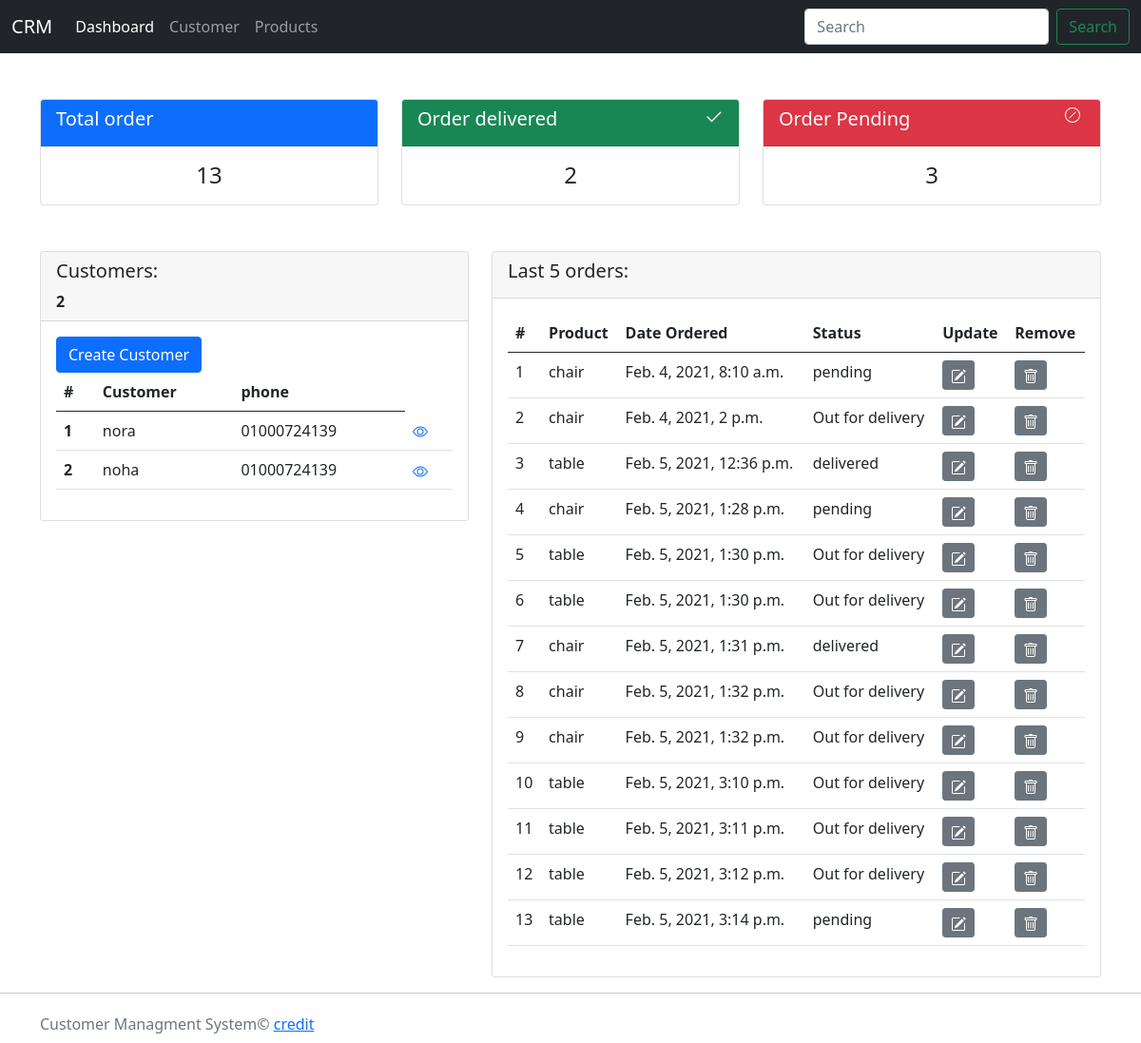
Before: / with the older database file.
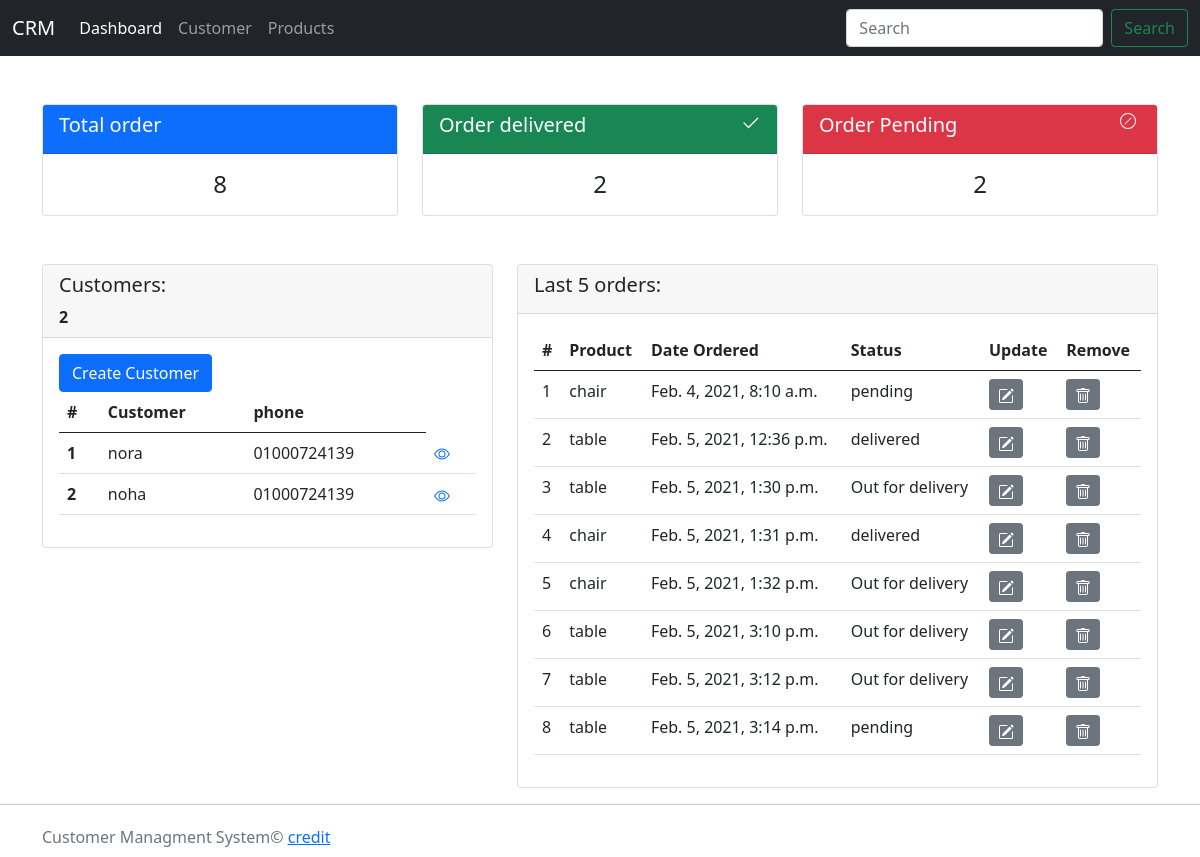
After: the same page with the newer database file.
### accounts/models.py (models this page shows, shortened)
class Customer(models.Model):
    name = models.CharField(max_length=200, null=True)
    phone = models.CharField(max_length=200, null=True)
    email = models.CharField(max_length=200, null=True)
    date_created = models.DateTimeField(auto_now_add=True, null=True)

class Order(models.Model):
    STATUS = (
        ('pending', 'pending'),
        ('Out for delivery', 'Out for delivery'),
        ('delivered', 'delivered'),
    )
    customer = models.ForeignKey(
        Customer, null=True, on_delete=models.SET_NULL)
    product = models.ForeignKey(Product, null=True, on_delete=models.SET_NULL)
    status = models.CharField(max_length=200, null=True, choices=STATUS)
    date_created = models.DateTimeField(auto_now_add=True, null=True)

class Product(models.Model):
    CATEGORY = (
        ('Indoor', 'Indoor'),
        ('Out door', 'Out door'),
    )
    name = models.CharField(max_length=200, null=True)
    price = models.FloatField(null=True)
    category = models.CharField(max_length=200, null=True, choices=CATEGORY)
    description = models.CharField(max_length=200, null=True, blank=True)
    tags = models.ManyToManyField(Tag)
    date_created = models.DateTimeField(auto_now_add=True, null=True)
    def __str__(self):
        return self.name

### accounts/views.py (the view)
# urls.py: path('', home, name='home'),
def home(request):
    orders = Order.objects.all()
    customers = Customer.objects.all()
    total_customers = customers.count()
    total_orders = orders.count()
    delivered = orders.filter(status='delivered').count()
    pending = orders.filter(status='pending').count()
    print(pending)
    context = {
        'orders': orders,
        'customers': customers,
        'total_customers': total_customers,
        'total_orders': total_orders,
        'delivered': delivered,
        'pending': pending
    }
    print(pending)
    return render(request, 'accounts/dashboard.html', context)

### accounts/templates/accounts/dashboard.html (shortened to what this page needs)
{%extends 'accounts/main.html'%}
{%block content%}
{% include 'accounts/status.html'%}
<div class="container mt-5">
    <div class="row">
        <div class="col-md-5">
            <div class="card">
                <div class="card-header">
                    <h5>Customers:</h5>
                    <strong> {{total_customers}}</strong>
                </div>
                <div class="card-body">
                    <a class="btn btn-primary" href="">Create Customer</a>
                    <table class="table">
                        <thead>
                            <tr>
                                <th scope="col">#</th>
                                <th scope="col">Customer</th>
                                <th scope="col">phone</th>
                            </tr>
                        </thead>
                        <tbody>
                            {%for c in customers %}
                            <tr>
                                <th scope="row">{{c.id}}</th>
                                <td>{{c.name}}</td>
                                <td>{{c.phone}}</td>
                                <td>
                                    <a href="{%url 'customer' c.id%}">
                                    </a>
                                </td>
                            </tr>
                            {%endfor%}
                        </tbody>
                    </table>
                </div>
            </div>
        </div>
        <div class="col-md-7">
            <div class="card">
                <div class="card-header">
                    <h5>Last 5 orders:</h5>
                </div>
                <div class="card-body">
                    <table class="table">
                        <thead>
                            <tr>
                                <th scope="col">#</th>
                                <th scope="col">Product</th>
                                <th scope="col">Date Ordered </th>
                                <th scope="col">Status</th>
                                <th scope="col">Update </th>
                                <th scope="col">Remove</th>
                            </tr>
                        </thead>
                        <tbody>
                            {%for order in orders %}
                            <tr>
                                <td scope="row">{{forloop.counter}}</td>
                                <td>{{order.product}}</td>
                                <td>{{order.date_created}}</td>
                                <td>{{order.status}}</td>
                                <td>
                                    <a class="btn btn-sm btn-secondary" href="{%url 'update_order' order.id%}">
                                    </a>
                                </td>
                                <td>
                                    <a class="btn btn-sm btn-secondary" href="{% url 'delete_order' order.id %}">
                                    </a>
                                </td>
                            </tr>
                            {%endfor%}
                        </tbody>
                    </table>
                </div>
            </div>
        </div>
    </div>
</div>
{%endblock%}

### accounts/templates/accounts/main.html (shortened to what this page needs)
<!DOCTYPE html>
<html lang="en">
<head>
    <link href="https://cdn.jsdelivr.net/npm/bootstrap@5.0.0-beta1/dist/css/bootstrap.min.css" rel="stylesheet"
>
</head>
<body>
    {% include 'accounts/navbar.html'%}
    {%block content%}
    {%endblock%}
    <hr>
    <footer class="text-muted py-1">
        <div class="container">
            <p class="mb-1">Customer Managment System&copy; <a
                    href="https://www.youtube.com/playlist?list=PL-51WBLyFTg2vW-_6XBoUpE7vpmoR3ztO">credit</a> </p>
        </div>
    </footer>
</body>
</html>

### accounts/templates/accounts/navbar.html (shortened to what this page needs)
<nav class="navbar navbar-expand-lg navbar-dark bg-dark">
    <div class="container-fluid">
        <a class="navbar-brand" href="{% url 'home'%}">CRM</a>
        <div class="collapse navbar-collapse" id="navbarSupportedContent">
            <ul class="navbar-nav me-auto mb-2 mb-lg-0">
                <li class="nav-item">
                    <a class="nav-link active" aria-current="page" href="{% url 'home'%}">Dashboard</a>
                </li>
                <li class="nav-item">
                    <a class="nav-link" href="{%url 'my_view'%}">Customer</a>
                </li>
                <li class="nav-item">
                    <a class="nav-link" href="{% url 'products' %}">Products</a>
                </li>
            </ul>
            <form class="d-flex">
                <input class="form-control me-2" type="search" placeholder="Search" aria-label="Search">
                <button class="btn btn-outline-success" type="submit">Search</button>
            </form>
        </div>
    </div>
</nav>

### accounts/templates/accounts/status.html
{%block content%}
<div class="container mt-5">
    <div class="row">
        <div class="col">
            <div class="card ">
                <div class="card-header bg-primary text-white">
                    <h5 class="card-title">Total order</h5>
                </div>
                <div class="card-body text-center">
                    <h4 class="card-text">{{total_orders}}</h4>
                </div>
            </div>
        </div>
        <div class="col">
            <div class="card">
                <div class="card-header bg-success text-white d-flex justify-content-between">
                    <h5 class="card-title">Order delivered</h5>
                    <svg xmlns="http://www.w3.org/2000/svg" width="21" height="21" fill="currentColor"
                        class="bi bi-check2" viewBox="0 0 16 16">
                        <path
                            d="M13.854 3.646a.5.5 0 0 1 0 .708l-7 7a.5.5 0 0 1-.708 0l-3.5-3.5a.5.5 0 1 1 .708-.708L6.5 10.293l6.646-6.647a.5.5 0 0 1 .708 0z" />
                    </svg>
                </div>
                <div class="card-body text-center">
                    <h4 class="card-text">{{delivered}}</h4>
                </div>
            </div>
        </div>
        <div class="col">
            <div class="card">
                <div class="card-header bg-danger text-white d-flex justify-content-between">
                    <h5 class="card-title">Order Pending</h5>
                    <svg xmlns="http://www.w3.org/2000/svg" width="21" height="21" fill="currentColor"
                        class="bi bi-slash-circle" viewBox="0 0 21 21">
                        <path d="M8 15A7 7 0 1 1 8 1a7 7 0 0 1 0 14zm0 1A8 8 0 1 0 8 0a8 8 0 0 0 0 16z" />
                        <path d="M11.354 4.646a.5.5 0 0 0-.708 0l-6 6a.5.5 0 0 0 .708.708l6-6a.5.5 0 0 0 0-.708z" />
                    </svg>
                </div>
                <div class="card-body text-center">
                    <h4 class="card-text">{{pending}}</h4>
                </div>
            </div>
        </div>
    </div>
</div>
{%endblock%}

Changed rows visible on the page:
removed Order: product "chair", date_created "Feb. 4, 2021, 2 p.m.", status "Out for delivery"
removed Order: product "chair", date_created "Feb. 5, 2021, 1:28 p.m.", status "pending"
removed Order: product "table", date_created "Feb. 5, 2021, 1:30 p.m.", status "Out for delivery"
removed Order: product "chair", date_created "Feb. 5, 2021, 1:32 p.m.", status "Out for delivery"
removed Order: product "table", date_created "Feb. 5, 2021, 3:11 p.m.", status "Out for delivery"
Other visible differences:
{{ total_orders }}: "13" → "8"
{{ pending }}: "3" → "2"
